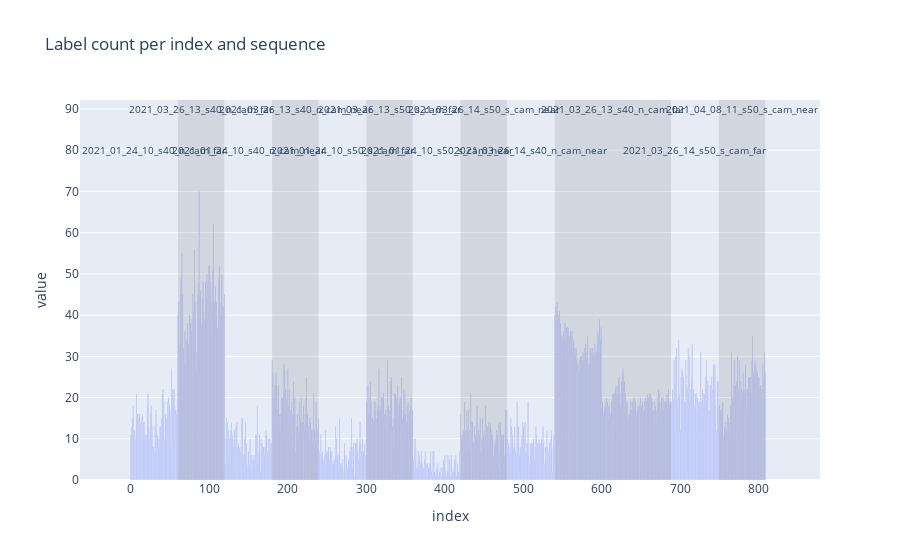

Notebook source saved alongside this figure:
### Code cell
parts = []
for i, (seq, indices) in enumerate(sequences.items()):
    intervals = get_intervals(indices)
    for interval in intervals:
        parts.append((seq, *interval))
parts.sort(key=lambda x: x[1])

fig = px.bar(label_counts, title='Label count per index and sequence')

max_y = max(label_counts)
for i, (seq, a, b) in enumerate(parts):
    if i % 2:
        fig.add_vrect(a, b, fillcolor='gray', opacity=0.2, line_width=0)
    fig.add_annotation(
        x=(a + b) / 2, y=max_y + 10 * (i % 2 + 1), text=seq, showarrow=False, font_size=10
    )

fig.update_layout(showlegend=False)

### Figure 1 — Plotly figure (JSON) as saved in the notebook; plotly's stock layout.template omitted (floating-point values rounded to 4 significant figures; data arrays with more than 128 entries replaced by an {"elided": "..."} marker saying what was removed)
{"data": [{"alignmentgroup": "True", "hovertemplate": "variable=0<br>index=%{x}<br>value=%{y}<extra></extra>", "legendgroup": "0", "marker": {"color": "#636efa"}, "name": "0", "offsetgroup": "0", "orientation": "v", "showlegend": true, "textposition": "auto", "type": "bar", "x": {"elided": "809 int values"}, "xaxis": "x", "y": {"elided": "809 int values"}, "yaxis": "y"}], "layout": {"annotations": [{"font": {"size": 10}, "showarrow": false, "text": "2021_01_24_10_s40_n_cam_far", "x": 29.5, "y": 80}, {"font": {"size": 10}, "showarrow": false, "text": "2021_03_26_13_s40_n_cam_far", "x": 89.5, "y": 90}, {"font": {"size": 10}, "showarrow": false, "text": "2021_01_24_10_s40_n_cam_near", "x": 149.5, "y": 80}, {"font": {"size": 10}, "showarrow": false, "text": "2021_03_26_13_s40_n_cam_near", "x": 209.5, "y": 90}, {"font": {"size": 10}, "showarrow": false, "text": "2021_01_24_10_s50_s_cam_far", "x": 269.5, "y": 80}, {"font": {"size": 10}, "showarrow": false, "text": "2021_03_26_13_s50_s_cam_far", "x": 329.5, "y": 90}, {"font": {"size": 10}, "showarrow": false, "text": "2021_01_24_10_s50_s_cam_near", "x": 389.5, "y": 80}, {"font": {"size": 10}, "showarrow": false, "text": "2021_03_26_14_s50_s_cam_near", "x": 449.5, "y": 90}, {"font": {"size": 10}, "showarrow": false, "text": "2021_03_26_14_s40_n_cam_near", "x": 509.5, "y": 80}, {"font": {"size": 10}, "showarrow": false, "text": "2021_03_26_13_s40_n_cam_far", "x": 614, "y": 90}, {"font": {"size": 10}, "showarrow": false, "text": "2021_03_26_14_s50_s_cam_far", "x": 718.5, "y": 80}, {"font": {"size": 10}, "showarrow": false, "text": "2021_04_08_11_s50_s_cam_near", "x": 778.5, "y": 90}], "barmode": "relative", "legend": {"title": {"text": "variable"}, "tracegroupgap": 0}, "shapes": [{"fillcolor": "gray", "line": {"width": 0}, "opacity": 0.2, "type": "rect", "x0": 60, "x1": 119, "xref": "x", "y0": 0, "y1": 1, "yref": "y domain"}, {"fillcolor": "gray", "line": {"width": 0}, "opacity": 0.2, "type": "rect", "x0": 180, "x1": 239, "xref": "x", "y0": 0, "y1": 1, "yref": "y domain"}, {"fillcolor": "gray", "line": {"width": 0}, "opacity": 0.2, "type": "rect", "x0": 300, "x1": 359, "xref": "x", "y0": 0, "y1": 1, "yref": "y domain"}, {"fillcolor": "gray", "line": {"width": 0}, "opacity": 0.2, "type": "rect", "x0": 420, "x1": 479, "xref": "x", "y0": 0, "y1": 1, "yref": "y domain"}, {"fillcolor": "gray", "line": {"width": 0}, "opacity": 0.2, "type": "rect", "x0": 540, "x1": 688, "xref": "x", "y0": 0, "y1": 1, "yref": "y domain"}, {"fillcolor": "gray", "line": {"width": 0}, "opacity": 0.2, "type": "rect", "x0": 749, "x1": 808, "xref": "x", "y0": 0, "y1": 1, "yref": "y domain"}], "showlegend": false, "title": {"text": "Label count per index and sequence"}, "xaxis": {"anchor": "y", "domain": [0, 1], "title": {"text": "index"}}, "yaxis": {"anchor": "x", "domain": [0, 1], "title": {"text": "value"}}}}
